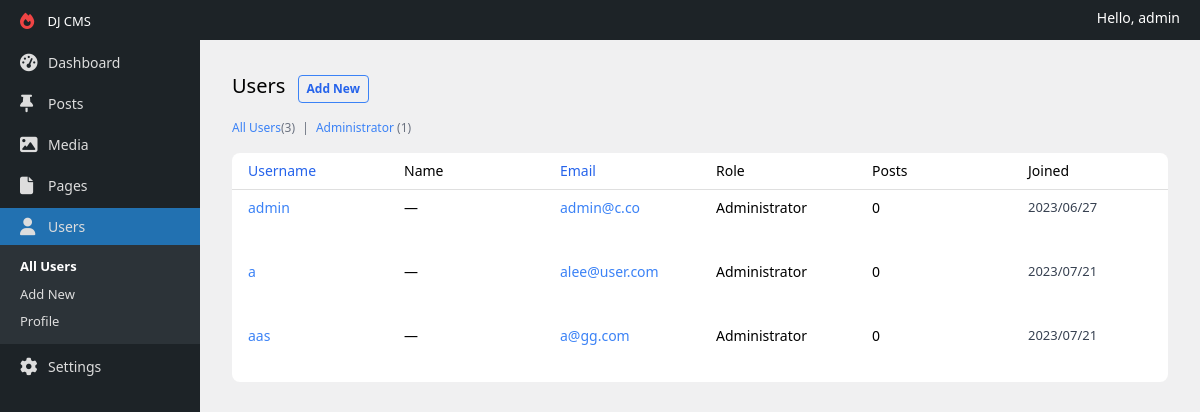
Page /users/ (signed in) on the committed database.
### apps/accounts/models.py (models this page shows)
class User(AbstractUser):
    class Roles(models.TextChoices):
        AUTHOR = 'author'
        EDITOR = 'editor'
        SEO = 'seo'
    role = models.CharField(max_length=60, choices=Roles.choices, null=True, blank=True)
    photo = models.ImageField(upload_to='uploads/', null=True, blank=True)

### apps/dashboard/views.py (the view)
# urls.py: path('users/', AllUsers.as_view(), name='all_users'),
class AllUsers(SuperuserPermissionMixin, ListView):
    title: str = 'Users'
    template_name = 'all-users.html'
    queryset = get_user_model().objects.get_queryset()
    paginate_by = 50
    def get_extra_context(self) -> dict:
        return {
            'title': self.title,
            'all_users_count': get_user_model().objects.all().count(),
            'administrator_count': get_user_model().objects.filter(is_superuser=True, is_staff=True).count()
        }
    def render_to_response(self, context: Any, **response_kwargs: Any):
        context = {
            **self.get_extra_context(),
            **context
        }
        return super().render_to_response(context, **response_kwargs)

### apps/dashboard/permissions.py (called while the page is built)
    def allow_superuser(self) -> bool:
        return True

    def _has_permission(self, request: HttpRequest) -> bool:
        if self.allow_superuser() and request.user.is_superuser:
            return True
        return self.has_user_permission(request)

    def dispatch(self, request, *args, **kwargs):
        if not self._has_permission(request):
            return self.handle_no_permission()
        return super().dispatch(request, *args, **kwargs)

### apps/dashboard/templatetags/utils.py (called while the page is built)
@register.simple_tag(takes_context=True)
def should_expand_menu(context, menu_name) -> bool:
    reverse_url_name = context.request.resolver_match.url_name
    sub_menus = sidebar_menus.get(menu_name)
    if sub_menus:
        for sub_menu in sub_menus:
            if sub_menu == reverse_url_name:
                return True
    return False

@register.simple_tag(takes_context=True)
def current_url_name(context) -> bool:
    return context.request.resolver_match.url_name

### templates/all-users.html (shortened to what this page needs)
{% extends 'layouts/default.html' %}
{% block content %}
    <div class="p-8">
        <div>
            <h1 class="inline-block text-xl">{{ title }}</h1>
            <a href="{{ new_content_url }}"
               class="inline-block border rounded border-blue-500 px-2 py-1 mx-2 text-[12px] text-blue-600 font-semibold">Add
                New
            </a>
        </div>
        <div class="text-[12px] mt-4">
            <a href="{{ edit_content_select }}" class="text-blue-500">
                All Users<span class="text-gray-500">({{ all_users_count }})</span>
            </a>
            <span class="mx-1 text-gray-500">|</span>
            <a href="{{ edit_content_select }}?post_status=published" class="text-blue-500">
                Administrator <span class="text-gray-500">({{ administrator_count }})</span>
            </a>
        </div>
        <div class="bg-white rounded-lg mt-4">
            <table class="w-full">
                <thead class="border-b border-[#dfdfdf]">
                <tr class="text-sm">
                    <th class="font-normal text-blue-600 py-2 text-start px-4">Username</th>
                    <th class="font-normal w-1/6 text-start px-4 hidden sm:table-cell">Name</th>
                    <th class="font-normal text-blue-600 w-1/6 text-start px-4 hidden md:table-cell">Email</th>
                    <th class="font-normal w-1/6 text-start px-4 hidden md:table-cell">Role</th>
                    <th class="font-normal w-1/6 text-start px-4 hidden lg:table-cell">Posts</th>
                    <th class="font-normal py-2 w-1/6 text-start px-4 hidden lg:table-cell">Joined</th>
                </tr>
                </thead>
                <tbody>
                {% for user in page_obj %}
                    <tr class="group">
                        <td class="px-4 align-top text-sm py-2">
                            <a href="" class="block text-blue-500">
                                {{ user.username }}
                            </a>
                        </td>
                        <td class="px-4 align-top text-sm w-1/6 py-2 hidden sm:table-cell">
                            <span>
                                {% if user.firstname %}
                                    {{ user.firstname }} {{ user.lastname }}
                                {% else %}
                                    —
                                {% endif %}
                            </span>
                        </td>
                        <td class="px-4 align-top text-sm w-1/6 py-2 hidden md:table-cell">
                            <a href="mailto:{{ user.email }}" class="text-blue-500">{{ user.email }}</a>
                        </td>
                        <td class="px-4 align-top text-sm w-1/6 py-2 hidden md:table-cell">
                            {% if request.user.is_superuser %}
                                Administrator
                            {% elif user.role %}
                                {{ user.role }}
                            {% else %}
                                —
                            {% endif %}
                        </td>
                        <td class="px-4 align-top text-sm w-1/6 py-2 hidden lg:table-cell">
                            0
                        </td>
                        <td class="px-4 align-top text-[13px] text-gray-700 w-1/6 py-2 hidden lg:table-cell">
                            <span class="block">{{ user.date_joined|date:"Y/m/d" }}</span>
                        </td>
                    </tr>
                {% endfor %}
                </tbody>
            </table>
        </div>
    </div>
{% endblock %}

### templates/layouts/default.html (shortened to what this page needs)
{% load static %}
<!DOCTYPE html>
<html lang="en">
<head>
    <link rel="stylesheet" href="{% static 'css/main.css' %}">
    <link rel="stylesheet" href="https://cdnjs.cloudflare.com/ajax/libs/font-awesome/6.4.0/css/all.min.css"
/>
</head>
<body>
<div class="grid grid-rows-[auto_1fr] h-screen">
    <header class="bg-[#1d2327] text-white px-[20px] py-2 flex justify-between">
        <div>
            <a href="{% url 'dashboard' %}" class="mr-auto text-[13px]">
                DJ CMS
            </a>
        </div>
        <span class="text-sm">
            Hello, {{ request.user }}
        </span>
    </header>
    <div class="grid grid-cols-[200px_1fr] h-full">
        {% include 'components/sidebar.html' %}
        <main class="overflow-y-auto">
            {% block content %}
            {% endblock %}
        </main>
    </div>
</div>
</body>
</html>

### public/css/main.css (style rules this page uses)
html { line-height: 1.5; -webkit-text-size-adjust: 100%; -moz-tab-size: 4; -o-tab-size: 4; tab-size: 4; font-family: ui-sans-serif, system-ui, -apple-system, BlinkMacSystemFont, "Segoe UI", Roboto, "Helvetica Neue", Arial, "Noto Sans", sans-serif, "Apple Color Emoji", "Segoe UI Emoji", "Segoe UI Symbol", "Noto Color Emoji"; font-feature-settings: normal; font-variation-settings: normal; }
body { margin: 0; line-height: inherit; }
h1, h2, h3, h4, h5, h6 { font-size: inherit; font-weight: inherit; }
a { color: inherit; text-decoration: inherit; }
table { text-indent: 0; border-color: inherit; border-collapse: collapse; }
blockquote, dl, dd, h1, h2, h3, h4, h5, h6, hr, figure, p, pre { margin: 0; }
html { background-color: #f0f0f1; }
.mx-1 { margin-left: 0.25rem; margin-right: 0.25rem; }
.mx-2 { margin-left: 0.5rem; margin-right: 0.5rem; }
.mr-auto { margin-right: auto; }
.mt-4 { margin-top: 1rem; }
.block { display: block; }
.inline-block { display: inline-block; }
.flex { display: flex; }
.grid { display: grid; }
.hidden { display: none; }
.h-full { height: 100%; }
.h-screen { height: 100vh; }
.w-1\/6 { width: 16.666667%; }
.w-full { width: 100%; }
.grid-cols-\[200px_1fr\] { grid-template-columns: 200px 1fr; }
.grid-rows-\[auto_1fr\] { grid-template-rows: auto 1fr; }
.justify-between { justify-content: space-between; }
.overflow-y-auto { overflow-y: auto; }
.rounded { border-radius: 0.25rem; }
.rounded-lg { border-radius: 0.5rem; }
.border { border-width: 1px; }
.border-b { border-bottom-width: 1px; }
.border-\[\#dfdfdf\] { --tw-border-opacity: 1; border-color: rgb(223 223 223 / var(--tw-border-opacity)); }
.border-blue-500 { --tw-border-opacity: 1; border-color: rgb(59 130 246 / var(--tw-border-opacity)); }
.bg-\[\#1d2327\] { --tw-bg-opacity: 1; background-color: rgb(29 35 39 / var(--tw-bg-opacity)); }
.bg-white { --tw-bg-opacity: 1; background-color: rgb(255 255 255 / var(--tw-bg-opacity)); }
.p-8 { padding: 2rem; }
.px-2 { padding-left: 0.5rem; padding-right: 0.5rem; }
.px-4 { padding-left: 1rem; padding-right: 1rem; }
.px-\[20px\] { padding-left: 20px; padding-right: 20px; }
.py-1 { padding-top: 0.25rem; padding-bottom: 0.25rem; }
.py-2 { padding-top: 0.5rem; padding-bottom: 0.5rem; }
.text-start { text-align: start; }
.align-top { vertical-align: top; }
.text-\[12px\] { font-size: 12px; }
.text-\[13px\] { font-size: 13px; }
.text-sm { font-size: 0.875rem; line-height: 1.25rem; }
.text-xl { font-size: 1.25rem; line-height: 1.75rem; }
.font-normal { font-weight: 400; }
.font-semibold { font-weight: 600; }
.text-blue-500 { --tw-text-opacity: 1; color: rgb(59 130 246 / var(--tw-text-opacity)); }
.text-blue-600 { --tw-text-opacity: 1; color: rgb(37 99 235 / var(--tw-text-opacity)); }
.text-gray-500 { --tw-text-opacity: 1; color: rgb(107 114 128 / var(--tw-text-opacity)); }
.text-gray-700 { --tw-text-opacity: 1; color: rgb(55 65 81 / var(--tw-text-opacity)); }
.text-white { --tw-text-opacity: 1; color: rgb(255 255 255 / var(--tw-text-opacity)); }
@media (min-width: 640px) { .sm\:table-cell { display: table-cell; } }
@media (min-width: 768px) { .md\:table-cell { display: table-cell; } }
@media (min-width: 1024px) { .lg\:table-cell { display: table-cell; } }

### rows in the picture
User: user "admin", username "admin", email "admin@c.co", is_superuser "Administrator", date_joined "2023/06/27"
User: username "a", email "alee@user.com", date_joined "2023/07/21"
User: username "aas", email "a@gg.com", date_joined "2023/07/21"

### other values in the picture
{{ title }} "Users"
{{ all_users_count }} "3"
{{ administrator_count }} "1"
